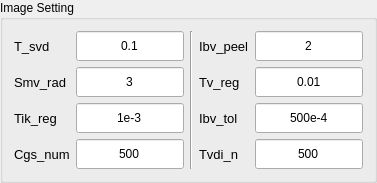
             <widget class="QGroupBox" name="groupBox_24">
              <property name="title">
               <string>Image Setting</string>
              </property>
              <layout class="QHBoxLayout" name="horizontalLayout_21">
               <item>
                <layout class="QFormLayout" name="formLayout_29">
                 <item row="0" column="0">
                  <widget class="QLabel" name="label_89">
                   <property name="minimumSize">
                    <size>
                     <width>0</width>
                     <height>30</height>
                    </size>
                   </property>
                   <property name="font">
                    <font>
                     <family>Microsoft JhengHei UI</family>
                     <pointsize>10</pointsize>
                     <weight>50</weight>
                     <bold>false</bold>
                    </font>
                   </property>
                   <property name="layoutDirection">
                    <enum>Qt::LeftToRight</enum>
                   </property>
                   <property name="styleSheet">
                    <string notr="true"/>
                   </property>
                   <property name="text">
                    <string>T_svd</string>
                   </property>
                  </widget>
                 </item>
                 <item row="0" column="1">
                  <widget class="QLineEdit" name="TSvd_ledit_6">
                   <property name="minimumSize">
                    <size>
                     <width>0</width>
                     <height>30</height>
                    </size>
                   </property>
                   <property name="toolTip">
                    <string>truncation of SVD for SHARP : 0.1</string>
                   </property>
                   <property name="text">
                    <string>0.1</string>
                   </property>
                   <property name="alignment">
                    <set>Qt::AlignCenter</set>
                   </property>
                  </widget>
                 </item>
                 <item row="1" column="0">
                  <widget class="QLabel" name="label_90">
                   <property name="minimumSize">
                    <size>
                     <width>0</width>
                     <height>30</height>
                    </size>
                   </property>
                   <property name="font">
                    <font>
                     <family>Microsoft JhengHei UI</family>
                     <pointsize>10</pointsize>
                     <weight>50</weight>
                     <bold>false</bold>
                    </font>
                   </property>
                   <property name="styleSheet">
                    <string notr="true"/>
                   </property>
                   <property name="text">
                    <string>Smv_rad</string>
                   </property>
                  </widget>
                 </item>
                 <item row="1" column="1">
                  <widget class="QLineEdit" name="SmvRad_ledit_6">
                   <property name="minimumSize">
                    <size>
                     <width>0</width>
                     <height>30</height>
                    </size>
                   </property>
                   <property name="toolTip">
                    <string> radius (mm) of SMV convolution kernel : 3</string>
                   </property>
                   <property name="text">
                    <string>3</string>
                   </property>
                   <property name="alignment">
                    <set>Qt::AlignCenter</set>
                   </property>
                  </widget>
                 </item>
                 <item row="2" column="0">
                  <widget class="QLabel" name="label_91">
                   <property name="minimumSize">
                    <size>
                     <width>0</width>
                     <height>30</height>
                    </size>
                   </property>
                   <property name="font">
                    <font>
                     <family>Microsoft JhengHei UI</family>
                     <pointsize>10</pointsize>
                     <weight>50</weight>
                     <bold>false</bold>
                    </font>
                   </property>
                   <property name="styleSheet">
                    <string notr="true"/>
                   </property>
                   <property name="text">
                    <string>Tik_reg</string>
                   </property>
                  </widget>
                 </item>
                 <item row="2" column="1">
                  <widget class="QLineEdit" name="TikReg_ledit_6">
                   <property name="minimumSize">
                    <size>
                     <width>0</width>
                     <height>30</height>
                    </size>
                   </property>
                   <property name="toolTip">
                    <string>Tikhonov regularization for resharp : 1e-3</string>
                   </property>
                   <property name="text">
                    <string>1e-3</string>
                   </property>
                   <property name="alignment">
                    <set>Qt::AlignCenter</set>
                   </property>
                  </widget>
                 </item>
                 <item row="3" column="0">
                  <widget class="QLabel" name="label_92">
                   <property name="minimumSize">
                    <size>
                     <width>0</width>
                     <height>30</height>
                    </size>
                   </property>
                   <property name="font">
                    <font>
                     <family>Microsoft JhengHei UI</family>
                     <pointsize>10</pointsize>
                     <weight>50</weight>
                     <bold>false</bold>
                    </font>
                   </property>
                   <property name="styleSheet">
                    <string notr="true"/>
                   </property>
                   <property name="text">
                    <string>Cgs_num</string>
                   </property>
                  </widget>
                 </item>
                 <item row="3" column="1">
                  <widget class="QLineEdit" name="CgsNum_ledit_6">
                   <property name="minimumSize">
                    <size>
                     <width>0</width>
                     <height>30</height>
                    </size>
                   </property>
                   <property name="toolTip">
                    <string> max interation number for RESHARP : 500</string>
                   </property>
                   <property name="text">
                    <string>500</string>
                   </property>
                   <property name="alignment">
                    <set>Qt::AlignCenter</set>
                   </property>
                  </widget>
                 </item>
                </layout>
               </item>
               <item>
                <widget class="Line" name="line_13">
                 <property name="orientation">
                  <enum>Qt::Vertical</enum>
                 </property>
                </widget>
               </item>
               <item>
                <layout class="QFormLayout" name="formLayout_30">
                 <item row="0" column="0">
                  <widget class="QLabel" name="label_93">
                   <property name="minimumSize">
                    <size>
                     <width>0</width>
                     <height>30</height>
                    </size>
                   </property>
                   <property name="font">
                    <font>
                     <family>Microsoft JhengHei UI</family>
                     <pointsize>10</pointsize>
                     <weight>50</weight>
                     <bold>false</bold>
                    </font>
                   </property>
                   <property name="styleSheet">
                    <string notr="true"/>
                   </property>
                   <property name="text">
                    <string>Ibv_peel</string>
                   </property>
                  </widget>
                 </item>
                 <item row="1" column="0">
                  <widget class="QLabel" name="label_94">
                   <property name="minimumSize">
                    <size>
                     <width>0</width>
                     <height>30</height>
                    </size>
                   </property>
                   <property name="font">
                    <font>
                     <family>Microsoft JhengHei UI</family>
                     <pointsize>10</pointsize>
                     <weight>50</weight>
                     <bold>false</bold>
                    </font>
                   </property>
                   <property name="styleSheet">
                    <string notr="true"/>
                   </property>
                   <property name="text">
                    <string>Tv_reg</string>
                   </property>
                  </widget>
                 </item>
                 <item row="2" column="0">
                  <widget class="QLabel" name="label_95">
                   <property name="minimumSize">
                    <size>
                     <width>0</width>
                     <height>30</height>
                    </size>
                   </property>
                   <property name="font">
                    <font>
                     <family>Microsoft JhengHei UI</family>
                     <pointsize>10</pointsize>
                     <weight>50</weight>
                     <bold>false</bold>
                    </font>
                   </property>
                   <property name="styleSheet">
                    <string notr="true"/>
                   </property>
                   <property name="text">
                    <string>Ibv_tol</string>
                   </property>
                  </widget>
                 </item>
                 <item row="3" column="0">
                  <widget class="QLabel" name="label_96">
                   <property name="minimumSize">
                    <size>
                     <width>0</width>
                     <height>30</height>
                    </size>
                   </property>
                   <property name="font">
                    <font>
                     <family>Microsoft JhengHei UI</family>
                     <pointsize>10</pointsize>
                     <weight>50</weight>
                     <bold>false</bold>
                    </font>
                   </property>
                   <property name="styleSheet">
                    <string notr="true"/>
                   </property>
                   <property name="text">
                    <string>Tvdi_n</string>
                   </property>
                  </widget>
                 </item>
                 <item row="0" column="1">
                  <widget class="QLineEdit" name="LbvPeel_ledit_6">
                   <property name="minimumSize">
                    <size>
                     <width>0</width>
                     <height>30</height>
                    </size>
                   </property>
                   <property name="toolTip">
                    <string> LBV layers to be peeled off : 2</string>
                   </property>
                   <property name="text">
                    <string>2</string>
                   </property>
                   <property name="alignment">
                    <set>Qt::AlignCenter</set>
                   </property>
                  </widget>
                 </item>
                 <item row="1" column="1">
                  <widget class="QLineEdit" name="LbvTol_edit_6">
                   <property name="minimumSize">
                    <size>
                     <width>0</width>
                     <height>30</height>
                    </size>
                   </property>
                   <property name="toolTip">
                    <string>LBV interation error tolerance : 0.01</string>
                   </property>
                   <property name="text">
                    <string>0.01</string>
                   </property>
                   <property name="alignment">
                    <set>Qt::AlignCenter</set>
                   </property>
                  </widget>
                 </item>
                 <item row="2" column="1">
                  <widget class="QLineEdit" name="TvReg_ledit_6">
                   <property name="minimumSize">
                    <size>
                     <width>0</width>
                     <height>30</height>
                    </size>
                   </property>
                   <property name="toolTip">
                    <string>Total variation regularization parameter : 5e-4</string>
                   </property>
                   <property name="text">
                    <string>500e-4</string>
                   </property>
                   <property name="alignment">
                    <set>Qt::AlignCenter</set>
                   </property>
                  </widget>
                 </item>
                 <item row="3" column="1">
                  <widget class="QLineEdit" name="TvdiN_ledit_6">
                   <property name="minimumSize">
                    <size>
                     <width>0</width>
                     <height>30</height>
                    </size>
                   </property>
                   <property name="toolTip">
                    <string>Iteration number of TVDI (nlcg) : 500</string>
                   </property>
                   <property name="text">
                    <string>500</string>
                   </property>
                   <property name="alignment">
                    <set>Qt::AlignCenter</set>
                   </property>
                  </widget>
                 </item>
                </layout>
               </item>
              </layout>
             </widget>
